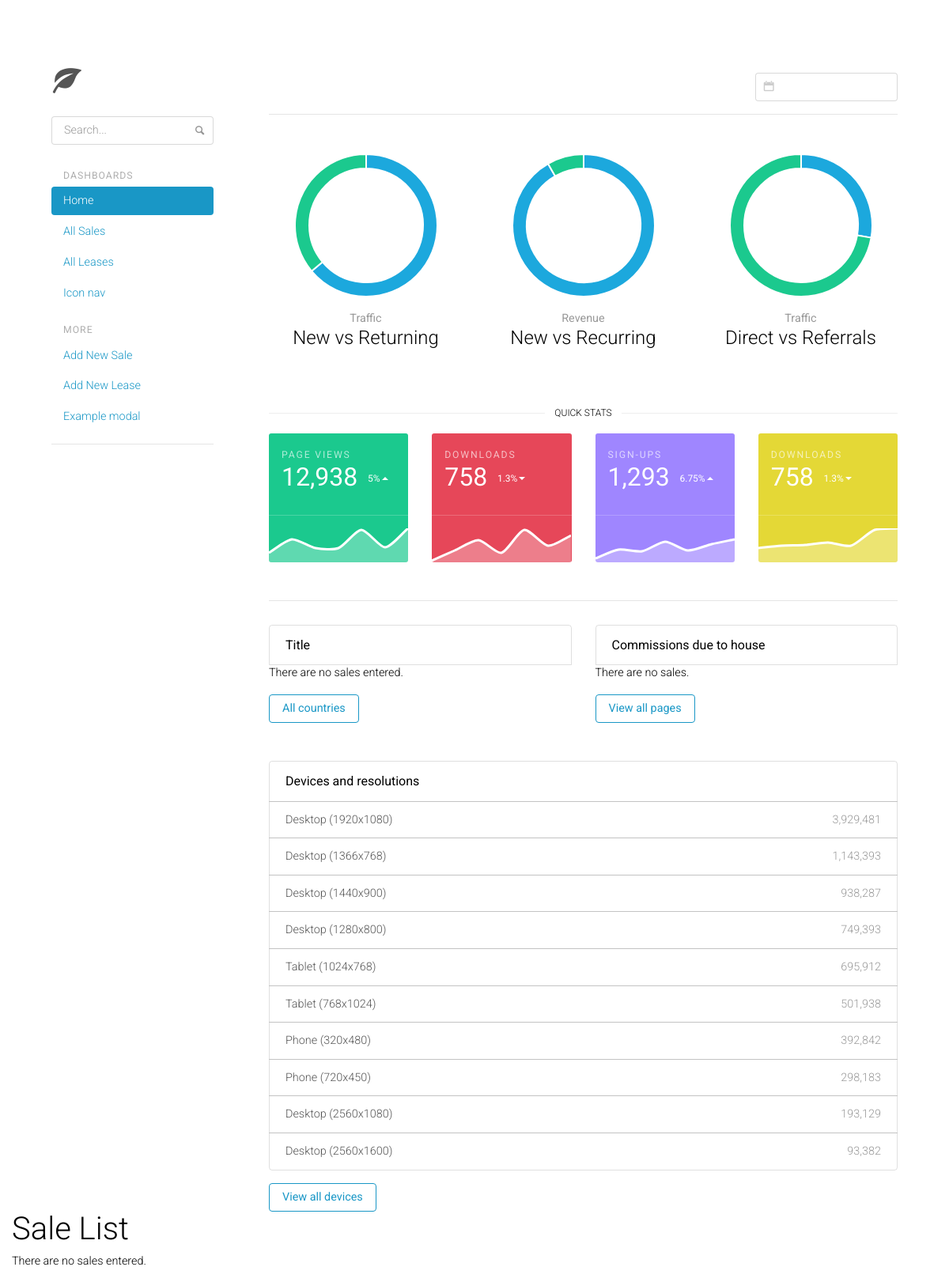
Before: /commissions/sales/ with the older database file.
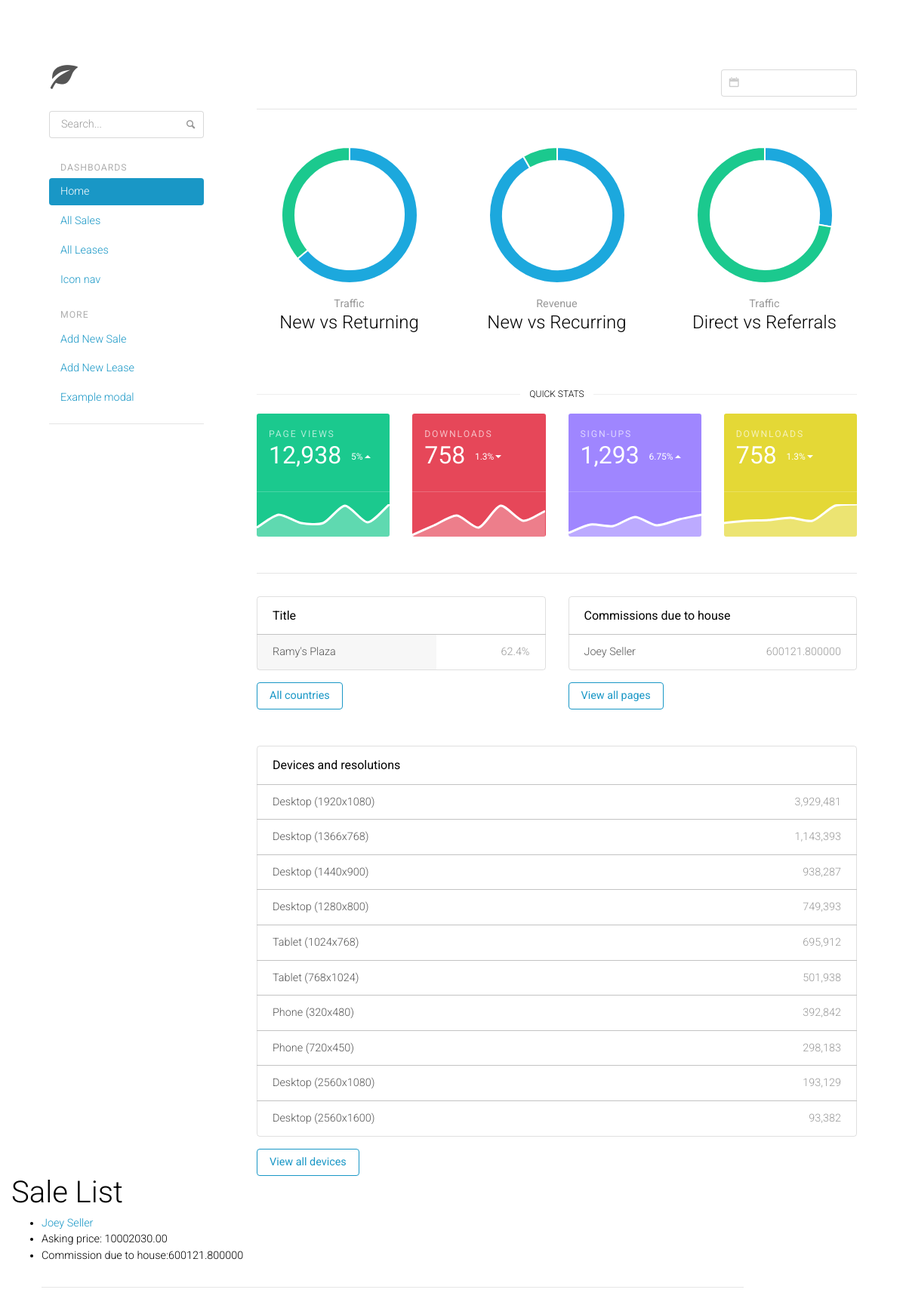
After: the same page with the newer database file.
### commissions/models.py (models this page shows, shortened)
class Sale(models.Model):
    buyer_name = models.CharField(max_length=80, blank=True)
    seller_name = models.CharField(max_length=80, blank=True)
    location_name = models.CharField(max_length=120, blank=True)
    transaction_close_date = models.DateField("close date", blank=True, null=True)
    asking_price = models.DecimalField(decimal_places=2, null=False, blank=False, max_digits=20, default=0)
    contract_execution_date = models.DateField("contract signed on", blank=True, null=True)
    sellers_broker = models.CharField(max_length=80, blank=True)
    buyers_broker = models.CharField(max_length=80, blank=True)
    house_broker = models.CharField(max_length=80, blank=True)
    contingencies = models.TextField(max_length=1000, blank=True)
    closing_price = models.DecimalField(decimal_places=2, null=True, blank=True, max_digits=20, default=0)
    deal_commission_rate = models.DecimalField(decimal_places=4, default=1.000, max_digits=5)
    house_rep_commission_split_rate = models.DecimalField(decimal_places=4, max_digits=5, default=1)
    outside_broker_commission_rate = models.DecimalField(decimal_places=4, default=0, max_digits=5)
    commission_due_date = models.DateField("commission paid on", blank=True, null=True)
    commission_payout_terms = models.TextField(max_length=1000, blank=True)
    send_invoice_to = models.CharField(max_length=120, blank=True)
    invoice_address = models.CharField(max_length=100, blank=True)
    invoice_phone = models.CharField(max_length=15, blank=True)
    invoice_city = models.CharField(max_length=30, blank=True)
    invoice_state = models.CharField(max_length=20, blank=True)
    invoice_zip = models.CharField(max_length=12, blank=True)
    contact_person = models.CharField(max_length=80, blank=True)
    outside_broker_contact = models.CharField(max_length=80, blank=True)
    outside_broker_contact_address = models.CharField(max_length=100, blank=True)
    outside_broker_contact_phone_number = models.CharField(max_length=15, blank=True)
    outside_broker_email_address = models.EmailField(blank=True)
    outside_broker_w9_on_file = models.BooleanField(default=False)
    notes = models.TextField(blank=True)
    date_added = models.DateTimeField(auto_now=False, auto_now_add=True)
    date_modified = models.DateTimeField("last modified", auto_now=True, auto_now_add=False)
    def get_absolute_url(self):
         return reverse('sale-detail', args=[str(self.id)])
    @property
    def get_commissions_due_to_house(self):
        return self.deal_commission_rate * self.asking_price
    class Meta:
        ordering = ["location_name"]

### commissions/views.py (the view)
class SalesListView(generic.ListView):
    model = Sale

### commissions/templates/commissions/sale_list.html
{% extends "base.html" %}
{% block content %}
    <h1>Sale List</h1>
    {% if sale_list %}
    <ul>
      {% for sale in sale_list %}
      <li>
        <a href="{{ sale.get_absolute_url }}">{{ sale.seller_name }}</a>
        <li> Asking price: {{ sale.asking_price }} </li>
        <li> Commission due to house:{{ sale.get_commissions_due_to_house }} </li>
        <hr>
      </li>
      {% endfor %}
    </ul>
    {% else %}
      <p>There are no sales entered.</p>
    {% endif %}
{% endblock %}

### commissions/templates/base.html (shortened to what the changed rows need)
<!DOCTYPE html>
<html lang="en">
<head>
	{% load static %}
	<link rel="stylesheet" href="{% static 'css/toolkit-light.css' %}">
	<link rel="stylesheet" href="{% static 'css/application.css' %}">
	<link rel="stylesheet" href="{% static 'css/docs.css' %}">
	<link rel="stylesheet" href="{% static 'css/style.css' %}">
</head>
<body>
  <div class="container">
		<div class="row">
			{% block sidebar %}
      <div class="col-md-9 content">
{% block quickstats %}
<div class="row statcards">
  <div class="col-md-6 col-xl-3 mb-3 mb-md-4 mb-xl-0">
    <div class="statcard statcard-success">
      <div class="p-3">
        <h2 class="statcard-number">
          12,938
          <small class="delta-indicator delta-positive">5%</small>
        </h2>
      </div>
    </div>
  </div>
  <div class="col-md-6 col-xl-3 mb-3 mb-md-4 mb-xl-0">
    <div class="statcard statcard-danger">
      <div class="p-3">
        <h2 class="statcard-number">
          758
          <small class="delta-indicator delta-negative">1.3%</small>
        </h2>
      </div>
    </div>
  </div>
  <div class="col-md-6 col-xl-3 mb-3 mb-md-4 mb-xl-0">
    <div class="statcard statcard-info">
      <div class="p-3">
        <h2 class="statcard-number">
          1,293
          <small class="delta-indicator delta-positive">6.75%</small>
        </h2>
      </div>
    </div>
  </div>
  <div class="col-md-6 col-xl-3 mb-3 mb-md-4 mb-xl-0">
    <div class="statcard statcard-warning">
      <div class="p-3">
        <h2 class="statcard-number">
          758
          <small class="delta-indicator delta-negative">1.3%</small>
        </h2>
      </div>
    </div>
  </div>
</div>
{% endblock quickstats %}
<div class="row">
  <div class="col-md-6 mb-5">
    <div class="list-group mb-3">
      <h6 class="list-group-header">
        {% block leftcolumntitle %}Title{% endblock leftcolumntitle %}
      </h6>
{% if sale_list %}
      {% for sale in sale_list %}
        <a class="list-group-item list-group-item-action" href="{{ sale.get_absolute_url }}">
          <span class="list-group-progress" style="width: 62.4%;"></span>
          <span class="float-right text-muted">62.4%</span>
          {{ sale.location_name }}
        </a>
      {% endfor %}
    {% else %}
      <p>There are no sales entered.</p>
    {% endif %}
    </div>
  </div>
{% block rightcolumn %}
  <div class="col-md-6 mb-5">
    <div class="list-group mb-3">
      <h6 class="list-group-header">
        Commissions due to house
      </h6>
{% if sale_list %}
      {% for sale in sale_list %}
        <a class="list-group-item list-group-item-action" href="{{ sale.get_absolute_url }}">
          <span class="float-right text-muted">{{ sale.get_commissions_due_to_house }}</span>
          {{ sale.seller_name }}
        </a>
 {% endfor %}
    {% else %}
      <p>There are no sales.</p>
{% endif %}
    </div>
  </div>
</div>
{% endblock rightcolumn %}
      </div>
    </div>
  </div>
  </body>
</html>
			{% endblock %}
			<div class="col-sm-10">
			{% block content %} {% endblock %}
			</div>
</body>
</html>

Changed rows visible on the page:
added Sale: location_name "Ramy's Plaza", get_commissions_due_to_house "600121.800000", seller_name "Joey Seller", asking_price "10002030.00"
Other visible differences:
text no longer shown: "There are no sales entered. There are no sales. There are no sales entered."
